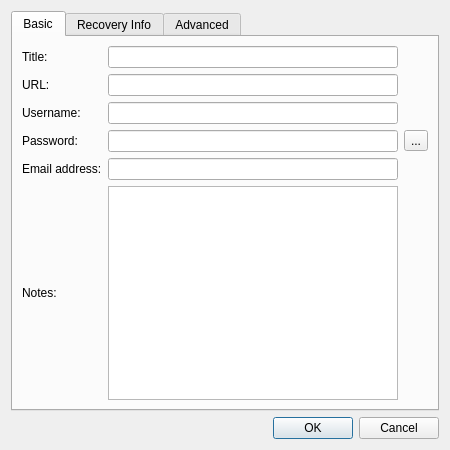
<?xml version="1.0" encoding="UTF-8"?>
<ui version="4.0">
 <class>EntryEditDialog</class>
 <widget class="QWidget" name="EntryEditDialog">
  <property name="geometry">
   <rect>
    <x>0</x>
    <y>0</y>
    <width>450</width>
    <height>450</height>
   </rect>
  </property>
  <property name="windowTitle">
   <string>Edit Entry</string>
  </property>
  <layout class="QVBoxLayout" name="verticalLayout">
   <item>
    <widget class="QTabWidget" name="advancedTab">
     <property name="currentIndex">
      <number>0</number>
     </property>
     <widget class="QWidget" name="basicTab">
      <attribute name="title">
       <string>Basic</string>
      </attribute>
      <layout class="QGridLayout" name="gridLayout">
       <item row="0" column="0">
        <widget class="QLabel" name="titleLabel">
         <property name="text">
          <string>Title:</string>
         </property>
        </widget>
       </item>
       <item row="0" column="1">
        <widget class="QLineEdit" name="titleLineEdit"/>
       </item>
       <item row="1" column="0">
        <widget class="QLabel" name="urlLabel">
         <property name="text">
          <string>URL:</string>
         </property>
        </widget>
       </item>
       <item row="1" column="1">
        <widget class="QLineEdit" name="urlLineEdit"/>
       </item>
       <item row="2" column="0">
        <widget class="QLabel" name="usernameLabel">
         <property name="text">
          <string>Username:</string>
         </property>
        </widget>
       </item>
       <item row="2" column="1">
        <widget class="QLineEdit" name="usernameLineEdit"/>
       </item>
       <item row="3" column="0">
        <widget class="QLabel" name="passwordLabel">
         <property name="text">
          <string>Password:</string>
         </property>
        </widget>
       </item>
       <item row="3" column="1">
        <widget class="QLineEdit" name="passwordLineEdit"/>
       </item>
       <item row="5" column="0">
        <widget class="QLabel" name="emailLabel">
         <property name="text">
          <string>Email address:</string>
         </property>
        </widget>
       </item>
       <item row="5" column="1">
        <widget class="QLineEdit" name="emailLineEdit"/>
       </item>
       <item row="6" column="0">
        <widget class="QLabel" name="notesLabel">
         <property name="text">
          <string>Notes:</string>
         </property>
        </widget>
       </item>
       <item row="6" column="1">
        <widget class="QTextEdit" name="notesTextEdit"/>
       </item>
       <item row="3" column="2">
        <widget class="QToolButton" name="revealToolButton">
         <property name="toolTip">
          <string>Show/hide password using asterisks</string>
         </property>
         <property name="text">
          <string>...</string>
         </property>
         <property name="checkable">
          <bool>true</bool>
         </property>
         <property name="checked">
          <bool>false</bool>
         </property>
        </widget>
       </item>
      </layout>
     </widget>
     <widget class="QWidget" name="recoveryTab">
      <attribute name="title">
       <string>Recovery Info</string>
      </attribute>
      <layout class="QHBoxLayout" name="horizontalLayout">
       <item>
        <widget class="QTableWidget" name="tableWidget">
         <property name="alternatingRowColors">
          <bool>true</bool>
         </property>
         <property name="selectionMode">
          <enum>QAbstractItemView::NoSelection</enum>
         </property>
         <column>
          <property name="text">
           <string>Question</string>
          </property>
         </column>
         <column>
          <property name="text">
           <string>Answer</string>
          </property>
         </column>
        </widget>
       </item>
       <item>
        <layout class="QVBoxLayout" name="verticalLayout_2">
         <item>
          <widget class="QPushButton" name="addRecoveryPushButton">
           <property name="text">
            <string>Add</string>
           </property>
          </widget>
         </item>
         <item>
          <widget class="QPushButton" name="removeRecoveryPushButton">
           <property name="text">
            <string>Remove</string>
           </property>
          </widget>
         </item>
         <item>
          <spacer name="verticalSpacer">
           <property name="orientation">
            <enum>Qt::Vertical</enum>
           </property>
           <property name="sizeHint" stdset="0">
            <size>
             <width>20</width>
             <height>40</height>
            </size>
           </property>
          </spacer>
         </item>
        </layout>
       </item>
      </layout>
     </widget>
     <widget class="QWidget" name="tab">
      <attribute name="title">
       <string>Advanced</string>
      </attribute>
      <layout class="QGridLayout" name="gridLayout_2">
       <item row="0" column="1">
        <spacer name="verticalSpacer_2">
         <property name="orientation">
          <enum>Qt::Vertical</enum>
         </property>
         <property name="sizeHint" stdset="0">
          <size>
           <width>20</width>
           <height>330</height>
          </size>
         </property>
        </spacer>
       </item>
       <item row="1" column="0">
        <widget class="QLabel" name="uuidLabel">
         <property name="text">
          <string>UUID:</string>
         </property>
        </widget>
       </item>
       <item row="1" column="1">
        <widget class="QLineEdit" name="uuidLineEdit">
         <property name="readOnly">
          <bool>true</bool>
         </property>
        </widget>
       </item>
      </layout>
     </widget>
    </widget>
   </item>
   <item>
    <widget class="QDialogButtonBox" name="buttonBox">
     <property name="standardButtons">
      <set>QDialogButtonBox::Cancel|QDialogButtonBox::Ok</set>
     </property>
    </widget>
   </item>
  </layout>
 </widget>
 <resources/>
 <connections/>
</ui>
